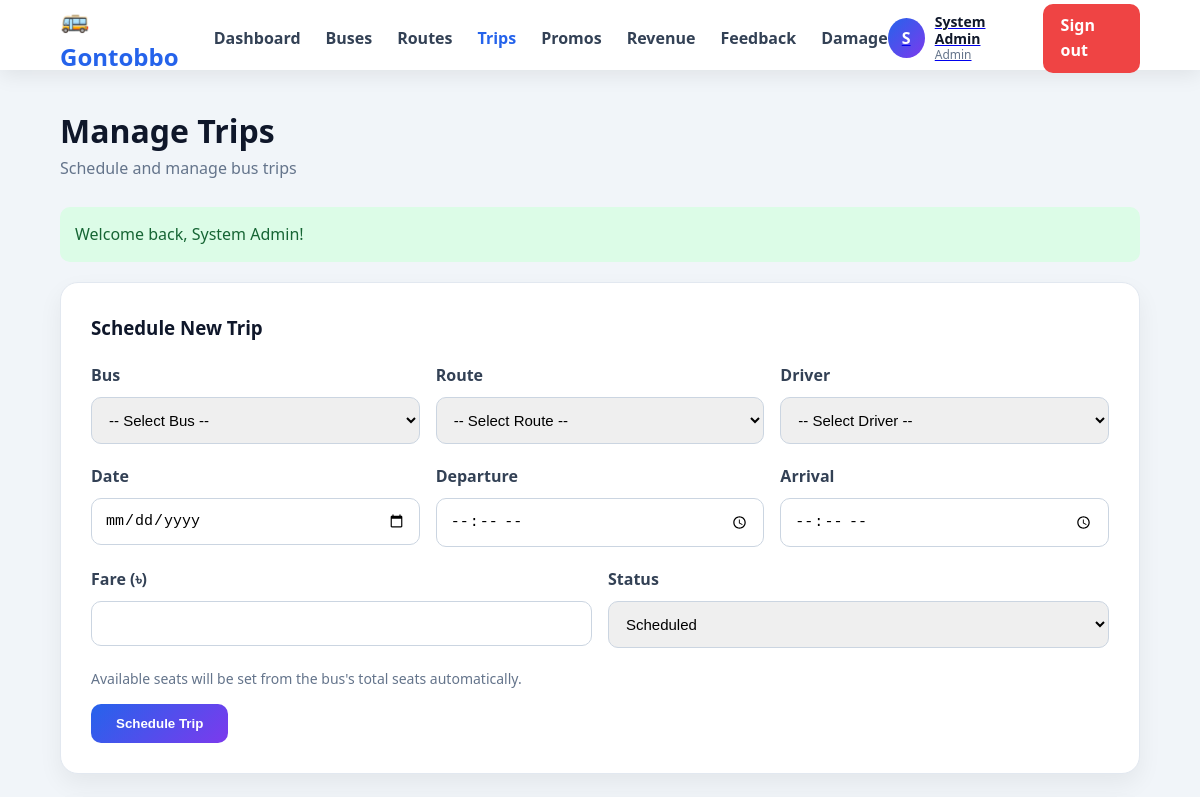
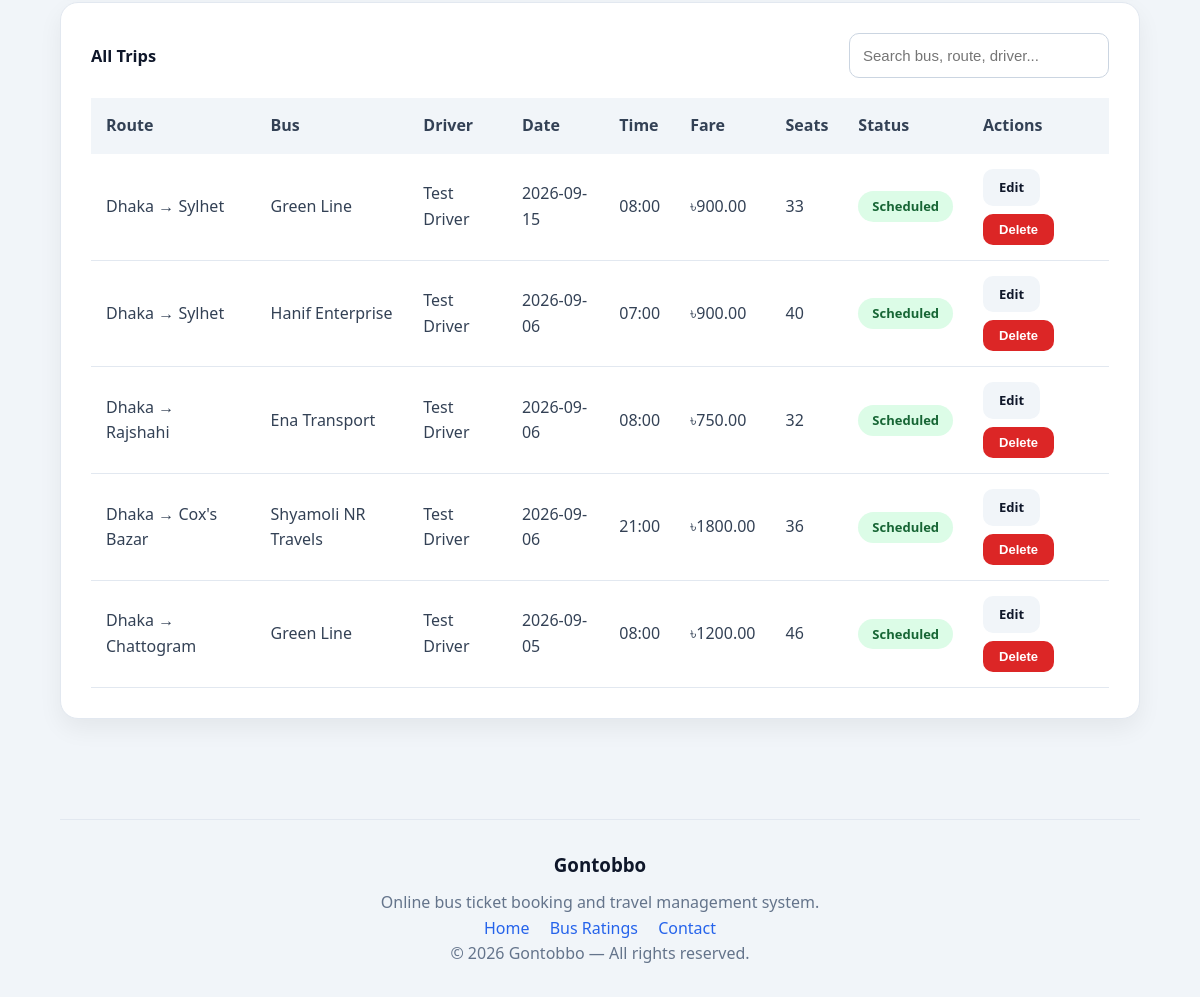
Page /index.php?page=admin&action=trips (signed in) on the committed database (2 pictures, top to bottom).
### tables this page shows
CREATE TABLE `trips` (
  `trip_id` int(11) NOT NULL,
  `bus_id` int(11) DEFAULT NULL,
  `route_id` int(11) DEFAULT NULL,
  `driver_id` int(11) DEFAULT NULL,
  `trip_date` date DEFAULT NULL,
  `departure_time` time DEFAULT NULL,
  `arrival_time` time DEFAULT NULL,
  `fare` decimal(8,2) DEFAULT NULL,
  `available_seats` int(11) DEFAULT NULL,
  `status` enum('scheduled','running','completed','cancelled') DEFAULT NULL
);

CREATE TABLE `routes` (
  `route_id` int(11) NOT NULL,
  `origin` varchar(100) DEFAULT NULL,
  `destination` varchar(100) DEFAULT NULL,
  `distance_km` decimal(6,2) DEFAULT NULL,
  `duration` varchar(30) DEFAULT NULL
);

CREATE TABLE `buses` (
  `bus_id` int(11) NOT NULL,
  `bus_number` varchar(30) DEFAULT NULL,
  `name` varchar(100) DEFAULT NULL,
  `type` enum('AC','Non-AC') DEFAULT NULL,
  `total_seats` int(11) DEFAULT NULL,
  `status` enum('active','maintenance') DEFAULT NULL,
  `service_trip_limit` int(11) DEFAULT NULL,
  `trips_since_service` int(11) DEFAULT 0
);

CREATE TABLE `users` (
  `user_id` int(11) NOT NULL,
  `name` varchar(100) NOT NULL,
  `email` varchar(150) NOT NULL,
  `phone` varchar(20) DEFAULT NULL,
  `password` varchar(255) NOT NULL,
  `role` enum('passenger','driver','admin','manager') NOT NULL,
  `nid_number` varchar(30) DEFAULT NULL,
  `license_number` varchar(50) DEFAULT NULL,
  `experience_years` int(11) DEFAULT NULL,
  `previous_company` varchar(150) DEFAULT NULL,
  `reset_token` varchar(100) DEFAULT NULL,
  `remember_token` varchar(100) DEFAULT NULL,
  `created_at` datetime DEFAULT current_timestamp()
);

### helpers/helpers.php (called while the page is built, shortened)
<?php
function esc($value)
{
    return htmlspecialchars(
        (string) ($value ?? ''),
        ENT_QUOTES,
        'UTF-8'
    );
}
function clean_input($value)
{
    return trim(
        htmlspecialchars(
            (string) ($value ?? ''),
            ENT_QUOTES,
            'UTF-8'
        )
    );
}
function is_blank($value)
{
    return trim((string) $value) === '';
}

### models/trip_model.php (called while the page is built, shortened)
<?php
function get_trips($conn)
{
    $sql = "SELECT t.trip_id, t.trip_date, t.departure_time, t.arrival_time, t.fare, t.available_seats, t.status,
                   b.bus_number, b.name AS bus_name,
                   r.origin, r.destination,
                   u.name AS driver_name
            FROM trips t
            JOIN buses b ON t.bus_id = b.bus_id
            JOIN routes r ON t.route_id = r.route_id
            JOIN users u ON t.driver_id = u.user_id
            ORDER BY t.trip_date DESC, t.departure_time ASC";
    $res = mysqli_query($conn, $sql);
    return mysqli_fetch_all($res, MYSQLI_ASSOC);
}

### views/admin/trips.php (the view, shortened to what this page needs)
<?php require __DIR__ . '/../partials/header.php'; ?>
<section class="card">
    <h3 class="card-title"><?= $editTrip ? 'Edit Trip' : 'Schedule New Trip' ?></h3>
    <form method="post" action="index.php?page=admin&action=<?= $editTrip ? 'updatetrip' : 'addtrip' ?>" novalidate>
        <div class="form-row">
            <div class="form-group">
                <label for="bus_id">Bus</label>
                <select id="bus_id" name="bus_id">
                    <option value="">-- Select Bus --</option>
                </select>
            </div>
            <div class="form-group">
                <label for="route_id">Route</label>
                <select id="route_id" name="route_id">
                    <option value="">-- Select Route --</option>
                </select>
            </div>
            <div class="form-group">
                <label for="driver_id">Driver</label>
                <select id="driver_id" name="driver_id">
                    <option value="">-- Select Driver --</option>
                </select>
            </div>
        </div>
        <div class="form-row">
            <div class="form-group">
                <label for="trip_date">Date</label>
                <input id="trip_date" name="trip_date" type="date" value="<?= esc($editTrip['trip_date'] ?? '') ?>">
            </div>
            <div class="form-group">
                <label for="departure_time">Departure</label>
                <input id="departure_time" name="departure_time" type="time"
                    value="<?= esc($editTrip['departure_time'] ?? '') ?>">
            </div>
            <div class="form-group">
                <label for="arrival_time">Arrival</label>
                <input id="arrival_time" name="arrival_time" type="time"
                    value="<?= esc($editTrip['arrival_time'] ?? '') ?>">
            </div>
        </div>
        <div class="form-row">
            <div class="form-group">
                <label for="fare">Fare (<?= CURRENCY ?>)</label>
                <input id="fare" name="fare" type="number" step="0.01" min="0"
                    value="<?= esc($editTrip['fare'] ?? '') ?>">
            </div>
            <div class="form-group">
                <label for="status">Status</label>
                <select id="status" name="status">
                    <?php
                    $st = $editTrip['status'] ?? 'scheduled';
                    foreach (['scheduled', 'running', 'completed', 'cancelled'] as $opt): ?>
                        <option value="<?= $opt ?>" <?= $st === $opt ? 'selected' : '' ?>><?= ucfirst($opt) ?></option>
                    <?php endforeach; ?>
                </select>
            </div>
        </div>
        <?php if (!$editTrip): ?>
            <p class="muted-text" style="margin-bottom:14px;">Available seats will be set from the bus's total seats
                automatically.</p>
        <?php endif; ?>
        <button type="submit" class="btn btn-primary"><?= $editTrip ? 'Update Trip' : 'Schedule Trip' ?></button>
    </form>
</section>
<section class="card">
    <div class="form-row-inline">
        <h3 class="card-title" style="margin:0;">All Trips</h3>
        <form method="get" action="index.php" class="search-form-compact">
            <input type="text" name="q" value="<?= esc($_GET['q'] ?? '') ?>" placeholder="Search bus, route, driver..."
                style="width:260px;">
        </form>
    </div>
    <?php if (empty($trips)): ?>
        <div class="empty-box">
            <p>No trips found.</p>
        </div>
    <?php else: ?>
        <table class="data-table">
            <thead>
                <tr>
                    <th>Route</th>
                    <th>Bus</th>
                    <th>Driver</th>
                    <th>Date</th>
                    <th>Time</th>
                    <th>Fare</th>
                    <th>Seats</th>
                    <th>Status</th>
                    <th>Actions</th>
                </tr>
            </thead>
            <tbody>
                <?php foreach ($trips as $t): ?>
                    <tr>
                        <td><?= esc($t['origin']) ?> &rarr; <?= esc($t['destination']) ?></td>
                        <td><?= esc($t['bus_name']) ?></td>
                        <td><?= esc($t['driver_name']) ?></td>
                        <td><?= esc($t['trip_date']) ?></td>
                        <td><?= esc(substr($t['departure_time'], 0, 5)) ?></td>
                        <td><?= CURRENCY . esc($t['fare']) ?></td>
                        <td><?= (int) $t['available_seats'] ?></td>
                        <td>
                            <?php
                            $map = ['scheduled' => 'success', 'running' => 'warning', 'completed' => 'success', 'cancelled' => 'danger'];
                            $cls = $map[$t['status']] ?? 'success';
                            ?>
                            <span class="pill pill-<?= $cls ?>"><?= esc(ucfirst($t['status'])) ?></span>
                        </td>
                        <td>
                            <div class="table-actions">
                                <a href="index.php?page=admin&action=trips&edit=<?= (int) $t['trip_id'] ?>"
                                    class="btn btn-ghost btn-small">Edit</a>
                                <form method="post" action="index.php?page=admin&action=deletetrip"
                                    onsubmit="return confirm('Delete this trip?');" style="display:inline;">
                                    <button type="submit" class="btn btn-danger btn-small">Delete</button>
                                </form>
                            </div>
                        </td>
                    </tr>
                <?php endforeach; ?>
            </tbody>
        </table>
    <?php endif; ?>
</section>
<?php require __DIR__ . '/../partials/footer.php'; ?>

### assets/css/style.css (style rules this page uses)
:root { --primary: #2563eb; --secondary: #7c3aed; --dark: #0f172a; --text: #334155; --light: #f8fafc; --border: #e2e8f0; --success: #16a34a; --danger: #dc2626; }
* { box-sizing: border-box; margin: 0; padding: 0; }
html, body { height: 100%; }
body { font-family: "Segoe UI", Arial, sans-serif; background: #f1f5f9; color: var(--text); line-height: 1.6; min-height: 100vh; }
.app-body { min-height: 100vh; display: flex; flex-direction: column; }
.card { background: white; padding: 30px; border-radius: 18px; margin-bottom: 25px; border: 1px solid var(--border); box-shadow: 0 10px 25px rgba(0, 0, 0, 0.06); animation: fade 0.5s ease; }
.card-title { margin-bottom: 20px; color: var(--dark); }
.form-group { margin-bottom: 20px; }
label { display: block; margin-bottom: 8px; font-weight: 600; }
input, select, textarea { width: 100%; padding: 13px; border-radius: 10px; border: 1px solid #cbd5e1; outline: none; font-size: 15px; }
.btn { border: none; padding: 12px 25px; border-radius: 10px; cursor: pointer; font-weight: 700; text-decoration: none; display: inline-block; }
.btn-primary { color: white; background: linear-gradient(135deg, var(--primary), var(--secondary)); }
.data-table { width: 100%; border-collapse: collapse; }
.data-table th { background: #f1f5f9; padding: 15px; text-align: left; }
.data-table td { padding: 15px; border-bottom: 1px solid var(--border); }
.pill { display: inline-block; padding: 5px 14px; border-radius: 20px; font-size: 13px; font-weight: 700; background: #f1f5f9; }
.muted-text { color: #64748b; font-size: 14px; }
.btn-ghost { background: #f1f5f9; color: var(--dark); }
.btn-danger { background: #dc2626; color: white; }
.btn-small { padding: 8px 16px; font-size: 13px; }
.search-form-compact { align-items: flex-end; }
.form-row { display: flex; gap: 16px; }
.form-row .form-group { flex: 1; }
.form-row-inline { display: flex; justify-content: space-between; align-items: center; margin-bottom: 20px; font-size: 14px; }
.pill-success { background: #dcfce7; color: #166534; }
.table-actions { display: flex; gap: 8px; flex-wrap: wrap; }

### rows in the picture
trips: route.origin "Dhaka", route.destination "Sylhet", bus.name "Green Line", driver.name "Test Driver", trip_date "2026-09-15", departure_time "08:00", fare "900.00", available_seats "33", status "Scheduled"
trips: route.origin "Dhaka", route.destination "Sylhet", bus.name "Hanif Enterprise", driver.name "Test Driver", trip_date "2026-09-06", departure_time "07:00", fare "900.00", available_seats "40", status "Scheduled"
trips: route.origin "Dhaka", route.destination "Rajshahi", bus.name "Ena Transport", driver.name "Test Driver", trip_date "2026-09-06", departure_time "08:00", fare "750.00", available_seats "32", status "Scheduled"
trips: route.origin "Dhaka", route.destination "Cox's Bazar", bus.name "Shyamoli NR Travels", driver.name "Test Driver", trip_date "2026-09-06", departure_time "21:00", fare "1800.00", available_seats "36", status "Scheduled"
trips: route.origin "Dhaka", route.destination "Chattogram", bus.name "Green Line", driver.name "Test Driver", trip_date "2026-09-05", departure_time "08:00", fare "1200.00", available_seats "46", status "Scheduled"

### other values in the picture
APP_NAME "Gontobbo"
substr($navUser['name'] ?? 'U', 0, 1) "S"
$navUser['name'] "System Admin"
$role "Admin"
$pageHeading "Manage Trips"
$pageSub "Schedule and manage bus trips"
$flash['message'] "Welcome back, System Admin!"
CURRENCY "৳"
form field status "Scheduled"
